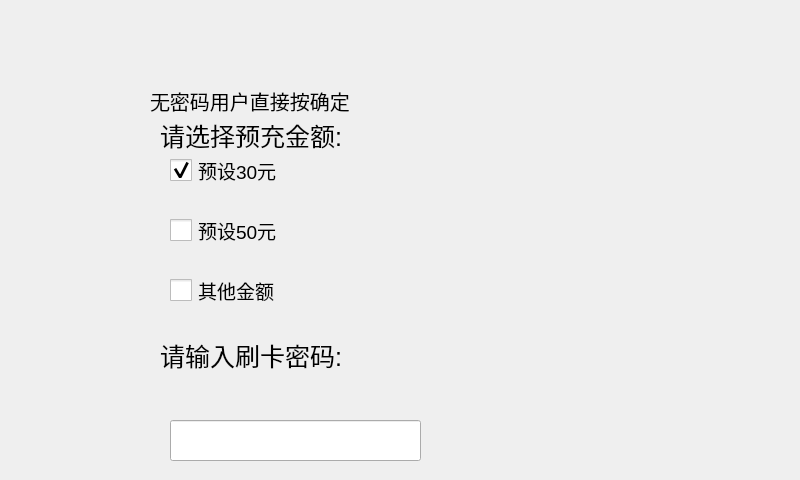
<?xml version="1.0" encoding="UTF-8"?>
<ui version="4.0">
 <class>Charge_card</class>
 <widget class="QWidget" name="Charge_card">
  <property name="geometry">
   <rect>
    <x>0</x>
    <y>0</y>
    <width>800</width>
    <height>480</height>
   </rect>
  </property>
  <property name="windowTitle">
   <string>Form</string>
  </property>
  <widget class="QPushButton" name="back_but">
   <property name="geometry">
    <rect>
     <x>0</x>
     <y>0</y>
     <width>191</width>
     <height>63</height>
    </rect>
   </property>
   <property name="styleSheet">
    <string notr="true">background: transparent;</string>
   </property>
   <property name="text">
    <string/>
   </property>
   <property name="flat">
    <bool>true</bool>
   </property>
  </widget>
  <widget class="QLabel" name="label">
   <property name="geometry">
    <rect>
     <x>0</x>
     <y>0</y>
     <width>800</width>
     <height>480</height>
    </rect>
   </property>
   <property name="styleSheet">
    <string notr="true">background:url(:/img/images/mmexport1464230825807.png)</string>
   </property>
   <property name="text">
    <string/>
   </property>
  </widget>
  <widget class="QLabel" name="logo">
   <property name="geometry">
    <rect>
     <x>600</x>
     <y>0</y>
     <width>191</width>
     <height>71</height>
    </rect>
   </property>
   <property name="autoFillBackground">
    <bool>false</bool>
   </property>
   <property name="styleSheet">
    <string notr="true">background-image: url(:/img/images/serial_logo.png)</string>
   </property>
   <property name="text">
    <string/>
   </property>
  </widget>
  <widget class="QLabel" name="label_2">
   <property name="geometry">
    <rect>
     <x>150</x>
     <y>85</y>
     <width>221</width>
     <height>31</height>
    </rect>
   </property>
   <property name="font">
    <font>
     <pointsize>15</pointsize>
    </font>
   </property>
   <property name="text">
    <string>无密码用户直接按确定</string>
   </property>
  </widget>
  <widget class="QLabel" name="label_3">
   <property name="geometry">
    <rect>
     <x>160</x>
     <y>120</y>
     <width>211</width>
     <height>31</height>
    </rect>
   </property>
   <property name="font">
    <font>
     <pointsize>19</pointsize>
     <weight>50</weight>
     <bold>false</bold>
    </font>
   </property>
   <property name="text">
    <string>请选择预充金额:</string>
   </property>
  </widget>
  <widget class="QCheckBox" name="checkBox">
   <property name="geometry">
    <rect>
     <x>170</x>
     <y>150</y>
     <width>121</width>
     <height>41</height>
    </rect>
   </property>
   <property name="font">
    <font>
     <pointsize>14</pointsize>
    </font>
   </property>
   <property name="acceptDrops">
    <bool>false</bool>
   </property>
   <property name="styleSheet">
    <string notr="true">QCheckBox::indicator {width: 22px;height: 22px;}
</string>
   </property>
   <property name="text">
    <string>预设30元</string>
   </property>
   <property name="iconSize">
    <size>
     <width>16</width>
     <height>16</height>
    </size>
   </property>
   <property name="checked">
    <bool>true</bool>
   </property>
   <property name="tristate">
    <bool>false</bool>
   </property>
  </widget>
  <widget class="QCheckBox" name="checkBox_2">
   <property name="geometry">
    <rect>
     <x>170</x>
     <y>210</y>
     <width>121</width>
     <height>41</height>
    </rect>
   </property>
   <property name="font">
    <font>
     <pointsize>14</pointsize>
    </font>
   </property>
   <property name="acceptDrops">
    <bool>false</bool>
   </property>
   <property name="styleSheet">
    <string notr="true">QCheckBox::indicator {width: 22px;height: 22px;}
</string>
   </property>
   <property name="text">
    <string>预设50元</string>
   </property>
   <property name="iconSize">
    <size>
     <width>16</width>
     <height>16</height>
    </size>
   </property>
   <property name="checked">
    <bool>false</bool>
   </property>
   <property name="tristate">
    <bool>false</bool>
   </property>
  </widget>
  <widget class="QCheckBox" name="checkBox_3">
   <property name="geometry">
    <rect>
     <x>170</x>
     <y>270</y>
     <width>121</width>
     <height>41</height>
    </rect>
   </property>
   <property name="font">
    <font>
     <pointsize>14</pointsize>
    </font>
   </property>
   <property name="acceptDrops">
    <bool>false</bool>
   </property>
   <property name="styleSheet">
    <string notr="true">QCheckBox::indicator {width: 22px;height: 22px;}
</string>
   </property>
   <property name="text">
    <string>其他金额</string>
   </property>
   <property name="iconSize">
    <size>
     <width>16</width>
     <height>16</height>
    </size>
   </property>
   <property name="checked">
    <bool>false</bool>
   </property>
   <property name="tristate">
    <bool>false</bool>
   </property>
  </widget>
  <widget class="QLabel" name="label_4">
   <property name="geometry">
    <rect>
     <x>160</x>
     <y>340</y>
     <width>211</width>
     <height>31</height>
    </rect>
   </property>
   <property name="font">
    <font>
     <pointsize>19</pointsize>
     <weight>50</weight>
     <bold>false</bold>
    </font>
   </property>
   <property name="text">
    <string>请输入刷卡密码:</string>
   </property>
  </widget>
  <widget class="QLineEdit" name="lineEdit">
   <property name="geometry">
    <rect>
     <x>170</x>
     <y>420</y>
     <width>251</width>
     <height>41</height>
    </rect>
   </property>
   <property name="echoMode">
    <enum>QLineEdit::PasswordEchoOnEdit</enum>
   </property>
  </widget>
  <zorder>label</zorder>
  <zorder>back_but</zorder>
  <zorder>logo</zorder>
  <zorder>label_2</zorder>
  <zorder>label_3</zorder>
  <zorder>checkBox</zorder>
  <zorder>checkBox_2</zorder>
  <zorder>checkBox_3</zorder>
  <zorder>label_4</zorder>
  <zorder>lineEdit</zorder>
 </widget>
 <resources/>
 <connections/>
</ui>
